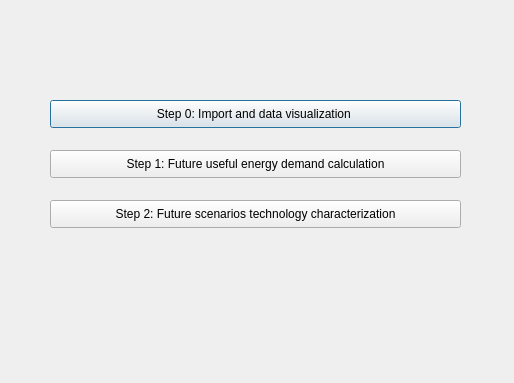
<?xml version="1.0" encoding="UTF-8"?>
<ui version="4.0">
 <class>PlanningModuleDialogBase</class>
 <widget class="QDialog" name="PlanningModuleDialogBase">
  <property name="geometry">
   <rect>
    <x>0</x>
    <y>0</y>
    <width>514</width>
    <height>383</height>
   </rect>
  </property>
  <property name="windowTitle">
   <string>PlanningModule</string>
  </property>
  <widget class="QPushButton" name="btn_step01">
   <property name="geometry">
    <rect>
     <x>50</x>
     <y>100</y>
     <width>411</width>
     <height>28</height>
    </rect>
   </property>
   <property name="text">
    <string>Step 0: Import and data visualization </string>
   </property>
  </widget>
  <widget class="QPushButton" name="btn_step2">
   <property name="geometry">
    <rect>
     <x>50</x>
     <y>150</y>
     <width>411</width>
     <height>28</height>
    </rect>
   </property>
   <property name="text">
    <string>Step 1: Future useful energy demand calculation</string>
   </property>
  </widget>
  <widget class="QPushButton" name="btn_step3">
   <property name="geometry">
    <rect>
     <x>50</x>
     <y>200</y>
     <width>411</width>
     <height>28</height>
    </rect>
   </property>
   <property name="text">
    <string>Step 2: Future scenarios technology characterization</string>
   </property>
  </widget>
  <widget class="QLabel" name="label_2">
   <property name="geometry">
    <rect>
     <x>20</x>
     <y>20</y>
     <width>171</width>
     <height>41</height>
    </rect>
   </property>
   <property name="text">
    <string/>
   </property>
   <property name="pixmap">
    <pixmap resource="../resources.qrc">:/plugins/planning_and_simulation_modules/PlanHeatPrincipal.png</pixmap>
   </property>
   <property name="scaledContents">
    <bool>true</bool>
   </property>
  </widget>
 </widget>
 <resources/>
 <connections/>
</ui>
